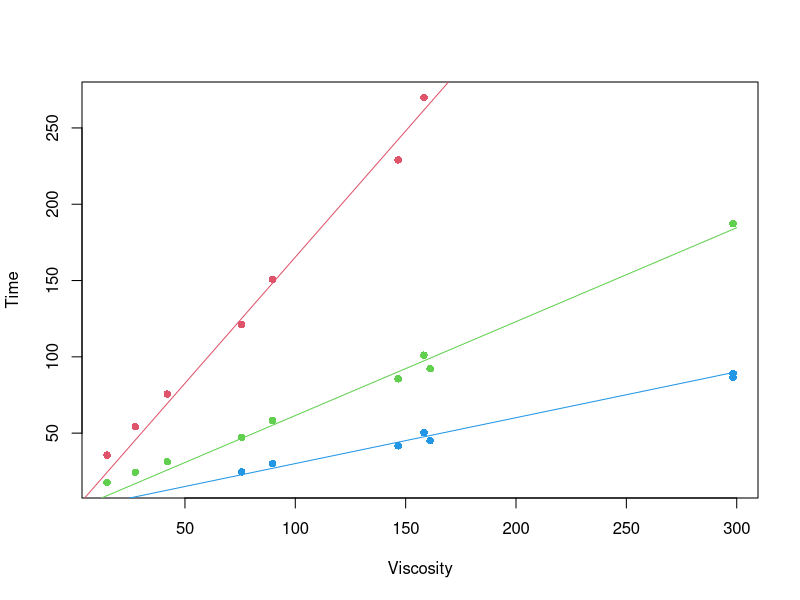

Here is the R script that generated this plot:
library(MASS)
data(stormer)
attach(stormer)

model <- nls(Time ~ b * Viscosity / (Wt - c),
             start = list(b = 29, c = 2))
summary(model)

plot(Viscosity, Time, pch = 16, col = 1 + as.numeric(factor(Wt)))
xv <- 0:300
yv <- predict(model, list(Wt = 20 , Viscosity = xv))
lines(xv, yv, col = 2)
yv <- predict(model, list(Wt = 50 , Viscosity = xv))
lines(xv, yv, col = 3)
yv <- predict(model, list(Wt = 100 , Viscosity = xv))
lines(xv, yv, col = 4)


n <- 10000
bv <- numeric(n)
cv <- numeric(n)
for(i in 1:n) {
  ss <- sample(1:nrow(stormer), replace = T)
  y <- Time[ss]
  x1 <- Viscosity[ss]
  x2 <- Wt[ss]
  model <- nls(y ~ b * x1 / (x2 - c), start = list(b = 29, c = 2))
  bv[i] <- coef(model)[1]
  cv[i] <- coef(model)[2]
}
quantile(bv, c(0.025, 0.975))
quantile(cv, c(0.025, 0.975))

